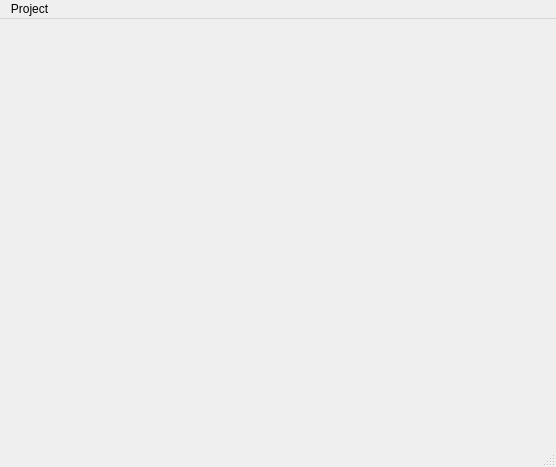
<?xml version="1.0" encoding="UTF-8"?>
<ui version="4.0">
 <class>ProjectViewer</class>
 <widget class="QMainWindow" name="ProjectViewer">
  <property name="geometry">
   <rect>
    <x>0</x>
    <y>0</y>
    <width>556</width>
    <height>467</height>
   </rect>
  </property>
  <property name="windowTitle">
   <string>Project Viewer</string>
  </property>
  <widget class="QWidget" name="centralwidget"/>
  <widget class="QMenuBar" name="menubar">
   <property name="geometry">
    <rect>
     <x>0</x>
     <y>0</y>
     <width>556</width>
     <height>21</height>
    </rect>
   </property>
   <widget class="QMenu" name="menuProject">
    <property name="title">
     <string>Project</string>
    </property>
    <addaction name="separator"/>
    <addaction name="actionNew"/>
    <addaction name="actionOpen"/>
    <addaction name="separator"/>
    <addaction name="actionQuit_2"/>
   </widget>
   <addaction name="menuProject"/>
  </widget>
  <widget class="QStatusBar" name="statusbar"/>
  <action name="actionNew">
   <property name="text">
    <string>New</string>
   </property>
  </action>
  <action name="actionOpen">
   <property name="text">
    <string>Open</string>
   </property>
  </action>
  <action name="actionQuit">
   <property name="text">
    <string>Quit</string>
   </property>
  </action>
  <action name="actionQuit_2">
   <property name="text">
    <string>Quit</string>
   </property>
  </action>
 </widget>
 <resources/>
 <connections/>
</ui>
